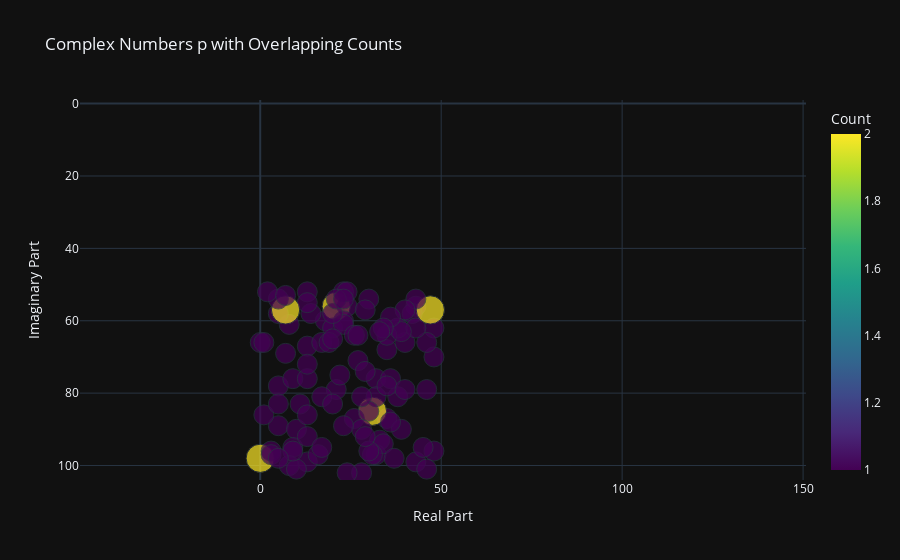
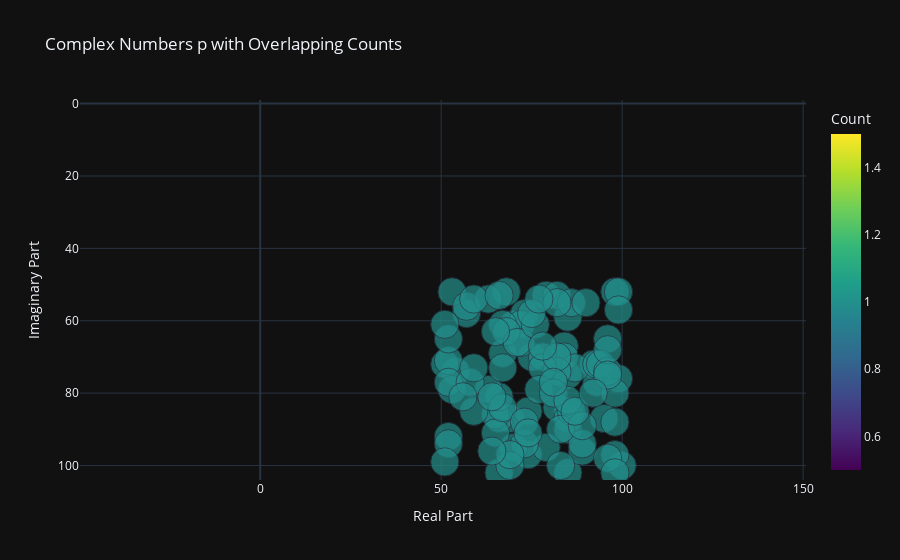
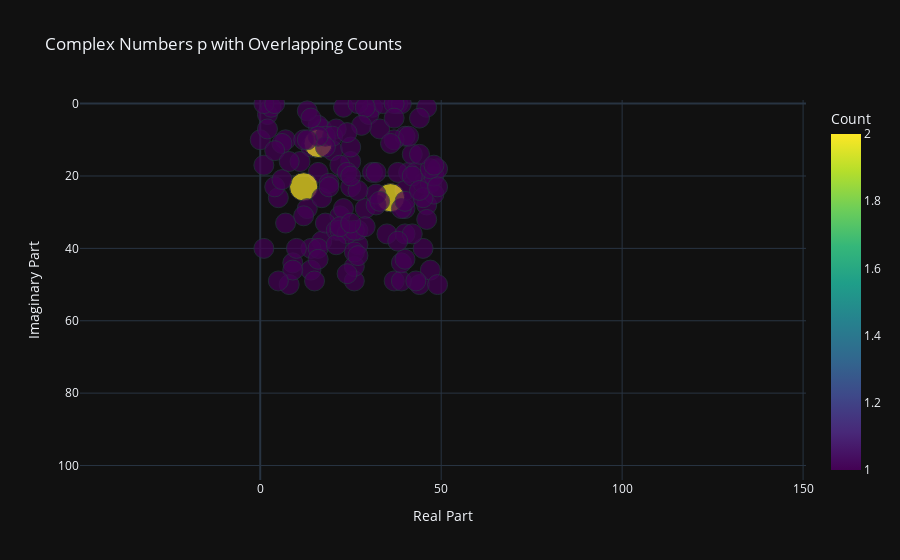
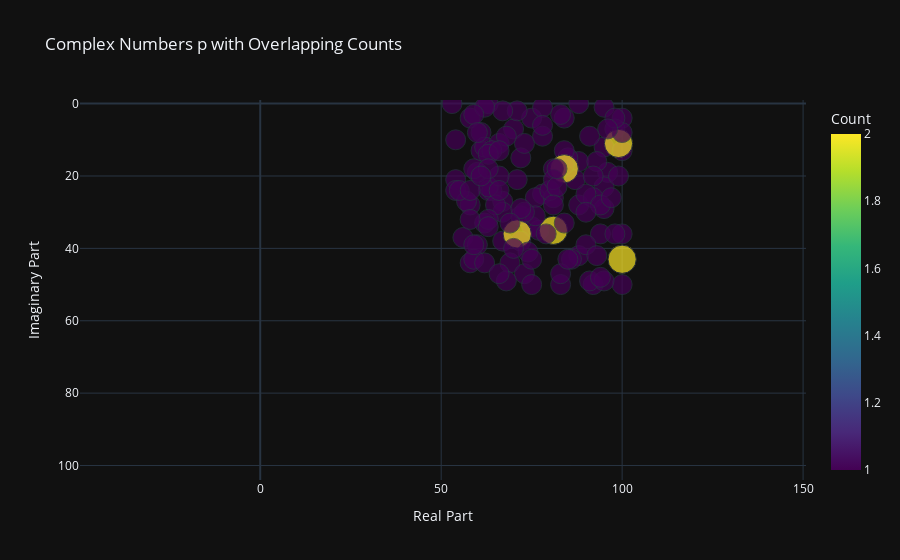

Here is the notebook cell these charts were saved with, in order:
### Code cell
# plot the 4 quadrants
plot_complex_with_counts_plotly_express(q1, dim_start, dim_end)
plot_complex_with_counts_plotly_express(q2, dim_start, dim_end)
plot_complex_with_counts_plotly_express(q3, dim_start, dim_end)
plot_complex_with_counts_plotly_express(q4, dim_start, dim_end)

### Figure 1 — Plotly figure (JSON) as saved in the notebook; plotly's stock layout.template omitted (floating-point values rounded to 4 significant figures)
{"data": [{"customdata": [[1], [1], [1], [1], [1], [1], [1], [1], [1], [2], [1], [2], [1], [1], [1], [1], [1], [1], [1], [1], [1], [1], [1], [1], [2], [1], [1], [1], [1], [1], [1], [1], [1], [1], [1], [1], [1], [1], [1], [1], [1], [1], [1], [1], [1], [1], [1], [1], [1], [1], [1], [1], [1], [1], [1], [2], [1], [1], [1], [1], [2], [1], [1], [1], [1], [1], [1], [1], [1], [1], [1], [1], [1], [1], [1], [1], [1], [1], [1], [1], [1], [1], [1], [1], [1], [1], [1], [1], [1], [1], [1], [1], [1], [1], [1], [1], [1], [1], [1], [1], [1], [1], [1], [1], [1]], "hovertemplate": "Real=%{x}<br>Imaginary=%{y}<br>Count=%{marker.color}<extra></extra>", "legendgroup": "", "marker": {"color": [1, 1, 1, 1, 1, 1, 1, 1, 1, 2, 1, 2, 1, 1, 1, 1, 1, 1, 1, 1, 1, 1, 1, 1, 2, 1, 1, 1, 1, 1, 1, 1, 1, 1, 1, 1, 1, 1, 1, 1, 1, 1, 1, 1, 1, 1, 1, 1, 1, 1, 1, 1, 1, 1, 1, 2, 1, 1, 1, 1, 2, 1, 1, 1, 1, 1, 1, 1, 1, 1, 1, 1, 1, 1, 1, 1, 1, 1, 1, 1, 1, 1, 1, 1, 1, 1, 1, 1, 1, 1, 1, 1, 1, 1, 1, 1, 1, 1, 1, 1, 1, 1, 1, 1, 1], "coloraxis": "coloraxis", "size": [1, 1, 1, 1, 1, 1, 1, 1, 1, 2, 1, 2, 1, 1, 1, 1, 1, 1, 1, 1, 1, 1, 1, 1, 2, 1, 1, 1, 1, 1, 1, 1, 1, 1, 1, 1, 1, 1, 1, 1, 1, 1, 1, 1, 1, 1, 1, 1, 1, 1, 1, 1, 1, 1, 1, 2, 1, 1, 1, 1, 2, 1, 1, 1, 1, 1, 1, 1, 1, 1, 1, 1, 1, 1, 1, 1, 1, 1, 1, 1, 1, 1, 1, 1, 1, 1, 1, 1, 1, 1, 1, 1, 1, 1, 1, 1, 1, 1, 1, 1, 1, 1, 1, 1, 1], "sizemode": "area", "sizeref": 0.005, "symbol": "circle"}, "mode": "markers", "name": "", "orientation": "v", "showlegend": false, "x": [35.0, 13.0, 5.0, 18.0, 46.0, 13.0, 35.0, 43.0, 14.0, 31.0, 28.0, 21.0, 33.0, 13.0, 43.0, 32.0, 48.0, 1.0, 20.0, 17.0, 48.0, 24.0, 8.0, 13.0, 0.0, 32.0, 24.0, 48.0, 23.0, 39.0, 5.0, 9.0, 34.0, 46.0, 10.0, 31.0, 40.0, 23.0, 30.0, 13.0, 26.0, 36.0, 32.0, 23.0, 45.0, 0.0, 28.0, 9.0, 38.0, 42.0, 30.0, 13.0, 20.0, 43.0, 24.0, 47.0, 11.0, 30.0, 5.0, 1.0, 7.0, 38.0, 35.0, 27.0, 8.0, 23.0, 43.0, 21.0, 5.0, 46.0, 21.0, 3.0, 39.0, 29.0, 10.0, 37.0, 23.0, 40.0, 3.0, 16.0, 13.0, 17.0, 36.0, 29.0, 9.0, 2.0, 5.0, 29.0, 13.0, 17.0, 36.0, 26.0, 20.0, 19.0, 27.0, 28.0, 34.0, 35.0, 7.0, 40.0, 5.0, 7.0, 33.0, 20.0, 22.0], "xaxis": "x", "y": [87.0, 52.0, 89.0, 60.0, 79.0, 67.0, 68.0, 99.0, 58.0, 85.0, 102.0, 56.0, 93.0, 55.0, 56.0, 97.0, 70.0, 86.0, 62.0, 66.0, 62.0, 56.0, 61.0, 99.0, 98.0, 76.0, 102.0, 96.0, 60.0, 90.0, 78.0, 76.0, 94.0, 66.0, 90.0, 97.0, 66.0, 52.0, 96.0, 76.0, 87.0, 88.0, 81.0, 61.0, 95.0, 66.0, 90.0, 95.0, 62.0, 58.0, 85.0, 92.0, 58.0, 62.0, 52.0, 57.0, 83.0, 54.0, 58.0, 66.0, 57.0, 81.0, 64.0, 71.0, 100.0, 89.0, 54.0, 54.0, 54.0, 101.0, 79.0, 96.0, 63.0, 57.0, 101.0, 98.0, 54.0, 57.0, 97.0, 97.0, 86.0, 95.0, 59.0, 92.0, 96.0, 52.0, 98.0, 74.0, 72.0, 81.0, 76.0, 64.0, 83.0, 66.0, 64.0, 81.0, 62.0, 78.0, 53.0, 79.0, 83.0, 69.0, 63.0, 65.0, 75.0], "yaxis": "y", "type": "scatter"}], "layout": {"xaxis": {"anchor": "y", "domain": [0.0, 1.0], "title": {"text": "Real Part"}, "range": [-1.0, 102.0]}, "yaxis": {"anchor": "x", "domain": [0.0, 1.0], "title": {"text": "Imaginary Part"}, "range": [104.0, -1.0], "scaleanchor": "x", "scaleratio": 1}, "coloraxis": {"colorbar": {"title": {"text": "Count"}}, "colorscale": [[0.0, "#440154"], [0.1111, "#482878"], [0.2222, "#3e4989"], [0.3333, "#31688e"], [0.4444, "#26828e"], [0.5556, "#1f9e89"], [0.6667, "#35b779"], [0.7778, "#6ece58"], [0.8889, "#b5de2b"], [1.0, "#fde725"]]}, "legend": {"tracegroupgap": 0, "itemsizing": "constant", "title": {"text": "Count"}}, "title": {"text": "Complex Numbers p with Overlapping Counts"}}}

### Figure 2 — Plotly figure (JSON) as saved in the notebook; plotly's stock layout.template omitted (floating-point values rounded to 4 significant figures)
{"data": [{"customdata": [[1], [1], [1], [1], [1], [1], [1], [1], [1], [1], [1], [1], [1], [1], [1], [1], [1], [1], [1], [1], [1], [1], [1], [1], [1], [1], [1], [1], [1], [1], [1], [1], [1], [1], [1], [1], [1], [1], [1], [1], [1], [1], [1], [1], [1], [1], [1], [1], [1], [1], [1], [1], [1], [1], [1], [1], [1], [1], [1], [1], [1], [1], [1], [1], [1], [1], [1], [1], [1], [1], [1], [1], [1], [1], [1], [1], [1], [1], [1], [1], [1], [1], [1], [1], [1], [1], [1], [1], [1], [1], [1], [1], [1], [1], [1], [1], [1], [1], [1], [1], [1], [1], [1], [1], [1]], "hovertemplate": "Real=%{x}<br>Imaginary=%{y}<br>Count=%{marker.color}<extra></extra>", "legendgroup": "", "marker": {"color": [1, 1, 1, 1, 1, 1, 1, 1, 1, 1, 1, 1, 1, 1, 1, 1, 1, 1, 1, 1, 1, 1, 1, 1, 1, 1, 1, 1, 1, 1, 1, 1, 1, 1, 1, 1, 1, 1, 1, 1, 1, 1, 1, 1, 1, 1, 1, 1, 1, 1, 1, 1, 1, 1, 1, 1, 1, 1, 1, 1, 1, 1, 1, 1, 1, 1, 1, 1, 1, 1, 1, 1, 1, 1, 1, 1, 1, 1, 1, 1, 1, 1, 1, 1, 1, 1, 1, 1, 1, 1, 1, 1, 1, 1, 1, 1, 1, 1, 1, 1, 1, 1, 1, 1, 1], "coloraxis": "coloraxis", "size": [1, 1, 1, 1, 1, 1, 1, 1, 1, 1, 1, 1, 1, 1, 1, 1, 1, 1, 1, 1, 1, 1, 1, 1, 1, 1, 1, 1, 1, 1, 1, 1, 1, 1, 1, 1, 1, 1, 1, 1, 1, 1, 1, 1, 1, 1, 1, 1, 1, 1, 1, 1, 1, 1, 1, 1, 1, 1, 1, 1, 1, 1, 1, 1, 1, 1, 1, 1, 1, 1, 1, 1, 1, 1, 1, 1, 1, 1, 1, 1, 1, 1, 1, 1, 1, 1, 1, 1, 1, 1, 1, 1, 1, 1, 1, 1, 1, 1, 1, 1, 1, 1, 1, 1, 1], "sizemode": "area", "sizeref": 0.0025, "symbol": "circle"}, "mode": "markers", "name": "", "orientation": "v", "showlegend": false, "x": [84.0, 85.0, 74.0, 68.0, 100.0, 69.0, 70.0, 98.0, 70.0, 73.0, 72.0, 85.0, 67.0, 92.0, 75.0, 72.0, 79.0, 66.0, 84.0, 67.0, 93.0, 68.0, 54.0, 65.0, 51.0, 52.0, 53.0, 79.0, 52.0, 99.0, 98.0, 66.0, 87.0, 99.0, 82.0, 73.0, 78.0, 85.0, 85.0, 85.0, 85.0, 89.0, 66.0, 74.0, 99.0, 59.0, 52.0, 57.0, 63.0, 65.0, 82.0, 53.0, 51.0, 82.0, 78.0, 52.0, 89.0, 77.0, 52.0, 83.0, 71.0, 86.0, 81.0, 76.0, 85.0, 96.0, 67.0, 69.0, 86.0, 93.0, 57.0, 98.0, 83.0, 94.0, 63.0, 58.0, 51.0, 59.0, 66.0, 96.0, 69.0, 65.0, 82.0, 96.0, 64.0, 95.0, 96.0, 75.0, 98.0, 96.0, 89.0, 82.0, 56.0, 73.0, 87.0, 90.0, 74.0, 67.0, 64.0, 92.0, 81.0, 98.0, 59.0, 78.0, 77.0], "xaxis": "x", "y": [67.0, 85.0, 97.0, 52.0, 100.0, 87.0, 61.0, 52.0, 95.0, 58.0, 61.0, 75.0, 69.0, 72.0, 70.0, 66.0, 53.0, 87.0, 70.0, 61.0, 77.0, 63.0, 74.0, 86.0, 72.0, 71.0, 79.0, 95.0, 65.0, 52.0, 97.0, 102.0, 73.0, 57.0, 84.0, 94.0, 70.0, 59.0, 102.0, 87.0, 90.0, 96.0, 81.0, 85.0, 76.0, 85.0, 92.0, 58.0, 79.0, 91.0, 53.0, 52.0, 61.0, 74.0, 73.0, 77.0, 94.0, 79.0, 94.0, 100.0, 66.0, 85.0, 80.0, 61.0, 82.0, 65.0, 84.0, 100.0, 55.0, 72.0, 56.0, 80.0, 90.0, 72.0, 54.0, 77.0, 99.0, 54.0, 53.0, 98.0, 97.0, 63.0, 55.0, 74.0, 81.0, 87.0, 68.0, 58.0, 88.0, 75.0, 89.0, 70.0, 81.0, 88.0, 85.0, 55.0, 91.0, 73.0, 96.0, 80.0, 77.0, 102.0, 73.0, 67.0, 54.0], "yaxis": "y", "type": "scatter"}], "layout": {"xaxis": {"anchor": "y", "domain": [0.0, 1.0], "title": {"text": "Real Part"}, "range": [-1.0, 102.0]}, "yaxis": {"anchor": "x", "domain": [0.0, 1.0], "title": {"text": "Imaginary Part"}, "range": [104.0, -1.0], "scaleanchor": "x", "scaleratio": 1}, "coloraxis": {"colorbar": {"title": {"text": "Count"}}, "colorscale": [[0.0, "#440154"], [0.1111, "#482878"], [0.2222, "#3e4989"], [0.3333, "#31688e"], [0.4444, "#26828e"], [0.5556, "#1f9e89"], [0.6667, "#35b779"], [0.7778, "#6ece58"], [0.8889, "#b5de2b"], [1.0, "#fde725"]]}, "legend": {"tracegroupgap": 0, "itemsizing": "constant", "title": {"text": "Count"}}, "title": {"text": "Complex Numbers p with Overlapping Counts"}}}

### Figure 3 — Plotly figure (JSON) as saved in the notebook; plotly's stock layout.template omitted (floating-point values rounded to 4 significant figures; data arrays with more than 128 entries replaced by an {"elided": "..."} marker saying what was removed)
{"data": [{"customdata": {"elided": "137x1 int values"}, "hovertemplate": "Real=%{x}<br>Imaginary=%{y}<br>Count=%{marker.color}<extra></extra>", "legendgroup": "", "marker": {"color": {"elided": "137 int values"}, "coloraxis": "coloraxis", "size": {"elided": "137 int values"}, "sizemode": "area", "sizeref": 0.005, "symbol": "circle"}, "mode": "markers", "name": "", "orientation": "v", "showlegend": false, "x": {"elided": "137 float values"}, "xaxis": "x", "y": {"elided": "137 float values"}, "yaxis": "y", "type": "scatter"}], "layout": {"xaxis": {"anchor": "y", "domain": [0.0, 1.0], "title": {"text": "Real Part"}, "range": [-1.0, 102.0]}, "yaxis": {"anchor": "x", "domain": [0.0, 1.0], "title": {"text": "Imaginary Part"}, "range": [104.0, -1.0], "scaleanchor": "x", "scaleratio": 1}, "coloraxis": {"colorbar": {"title": {"text": "Count"}}, "colorscale": [[0.0, "#440154"], [0.1111, "#482878"], [0.2222, "#3e4989"], [0.3333, "#31688e"], [0.4444, "#26828e"], [0.5556, "#1f9e89"], [0.6667, "#35b779"], [0.7778, "#6ece58"], [0.8889, "#b5de2b"], [1.0, "#fde725"]]}, "legend": {"tracegroupgap": 0, "itemsizing": "constant", "title": {"text": "Count"}}, "title": {"text": "Complex Numbers p with Overlapping Counts"}}}

### Figure 4 — Plotly figure (JSON) as saved in the notebook; plotly's stock layout.template omitted (floating-point values rounded to 4 significant figures; data arrays with more than 128 entries replaced by an {"elided": "..."} marker saying what was removed)
{"data": [{"customdata": {"elided": "130x1 int values"}, "hovertemplate": "Real=%{x}<br>Imaginary=%{y}<br>Count=%{marker.color}<extra></extra>", "legendgroup": "", "marker": {"color": {"elided": "130 int values"}, "coloraxis": "coloraxis", "size": {"elided": "130 int values"}, "sizemode": "area", "sizeref": 0.005, "symbol": "circle"}, "mode": "markers", "name": "", "orientation": "v", "showlegend": false, "x": {"elided": "130 float values"}, "xaxis": "x", "y": {"elided": "130 float values"}, "yaxis": "y", "type": "scatter"}], "layout": {"xaxis": {"anchor": "y", "domain": [0.0, 1.0], "title": {"text": "Real Part"}, "range": [-1.0, 102.0]}, "yaxis": {"anchor": "x", "domain": [0.0, 1.0], "title": {"text": "Imaginary Part"}, "range": [104.0, -1.0], "scaleanchor": "x", "scaleratio": 1}, "coloraxis": {"colorbar": {"title": {"text": "Count"}}, "colorscale": [[0.0, "#440154"], [0.1111, "#482878"], [0.2222, "#3e4989"], [0.3333, "#31688e"], [0.4444, "#26828e"], [0.5556, "#1f9e89"], [0.6667, "#35b779"], [0.7778, "#6ece58"], [0.8889, "#b5de2b"], [1.0, "#fde725"]]}, "legend": {"tracegroupgap": 0, "itemsizing": "constant", "title": {"text": "Count"}}, "title": {"text": "Complex Numbers p with Overlapping Counts"}}}
